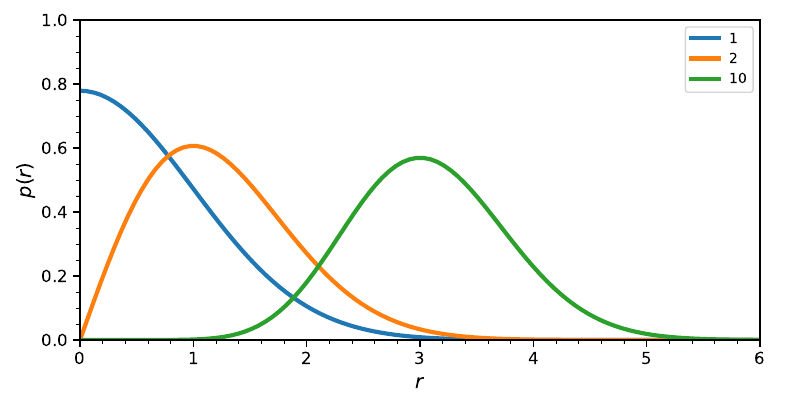

Recreate this plot in Python.
import numpy as np
import matplotlib.pyplot as plt
plt.style.use('plcr_stylesheet.txt')

r = np.linspace(0, 6, 100)
fig, ax = plt.subplots(figsize=(8.0, 4.0))
plt.subplots_adjust(top=0.95, bottom=0.15, left=0.10, right=0.95)
for k in [1, 2, 10]:
    pdf = np.power(r, k-1) * np.exp(-r**2/2)
    dr = r[1] - r[0]
    pdf_k = pdf / (np.sum(pdf) * dr)
    ax.plot(r, pdf_k, label=f'{k}', lw=3.0)
ax.set_xlim(0, 6)
ax.set_ylim(0, 1)
ax.set_xlabel(r'$r$', fontsize=14)
ax.set_ylabel(r'$p(r)$', fontsize=14)
ax.legend()
fig.savefig('curse-dimensionality-gaussian.pdf', format='pdf')
